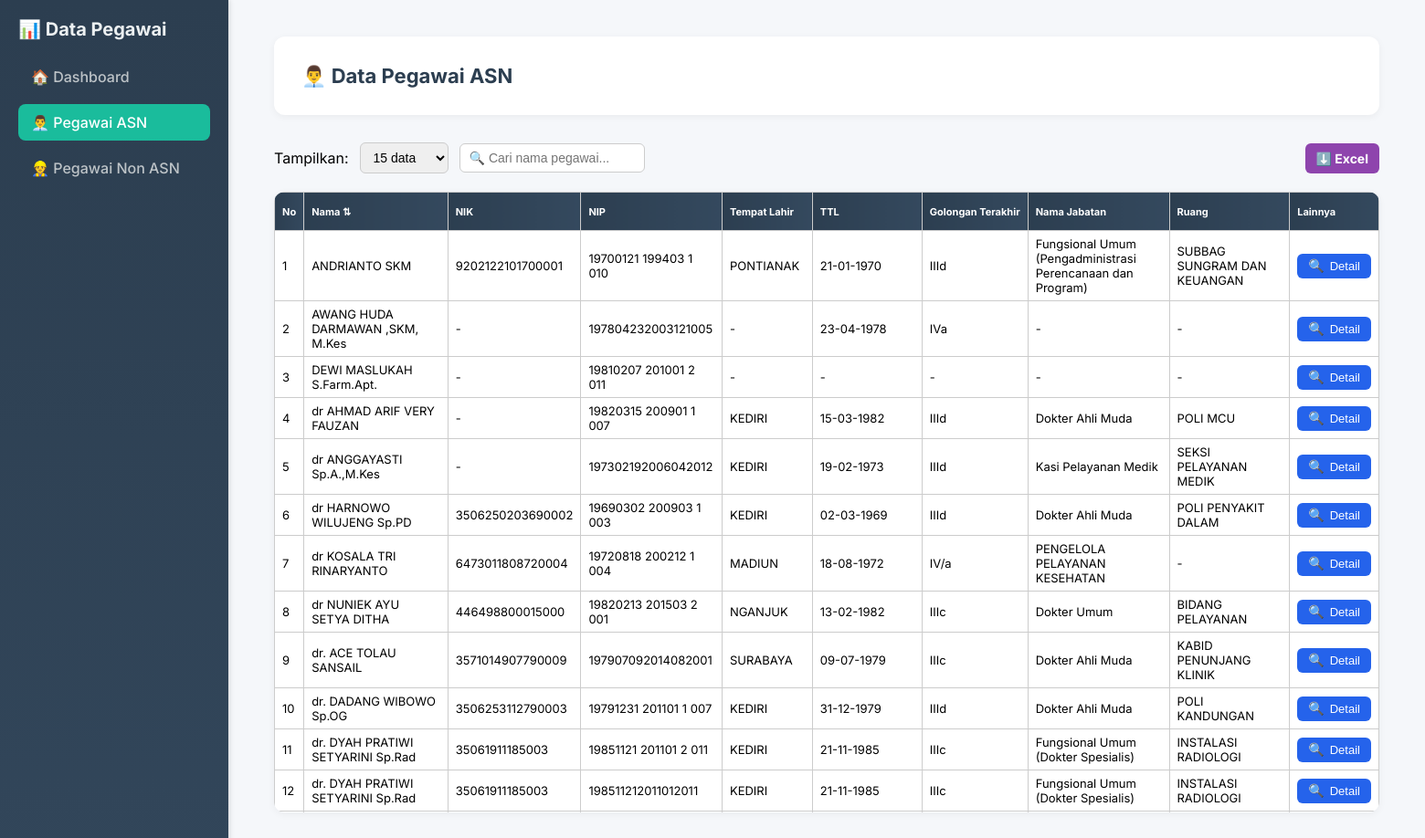
/pages/PegawaiASN/asn.php (signed in), run on the app's committed database.
### tables this page shows
CREATE TABLE `pegawai_asn` (
  `id` int(11) NOT NULL,
  `nama` varchar(100) DEFAULT NULL,
  `nip` varchar(30) DEFAULT NULL,
  `nik` varchar(30) DEFAULT NULL,
  `npwp` varchar(30) DEFAULT NULL,
  `tempat_lahir` varchar(50) DEFAULT NULL,
  `ttl` date DEFAULT NULL,
  `tmt_cpns` date DEFAULT NULL,
  `gol_terakhir` varchar(10) DEFAULT NULL,
  `tmt_gol_terakhir` date DEFAULT NULL,
  `jabatan` varchar(100) DEFAULT NULL,
  `ak_terakhir` varchar(50) DEFAULT NULL,
  `tmt_jabatan` date DEFAULT NULL,
  `tmt_masuk` date DEFAULT NULL,
  `eselon` varchar(10) DEFAULT NULL,
  `masa_kerja_kp_thn` int(11) DEFAULT NULL,
  `masa_kerja_kp_bln` int(11) DEFAULT NULL,
  `masa_kerja_pns_thn` int(11) DEFAULT NULL,
  `masa_kerja_pns_bln` int(11) DEFAULT NULL,
  `masa_kerja_gol_thn` int(11) DEFAULT NULL,
  `masa_kerja_gol_bln` int(11) DEFAULT NULL,
  `rencana_kgb` date DEFAULT NULL,
  `kp` varchar(50) DEFAULT NULL,
  `usia_thn` int(11) DEFAULT NULL,
  `usia_bln` int(11) DEFAULT NULL,
  `tahun_lahir` year(4) DEFAULT NULL,
  `tmt_pensiun` int(11) DEFAULT NULL,
  `bidang` varchar(100) DEFAULT NULL,
  `seksi` varchar(100) DEFAULT NULL,
  `ruang` varchar(50) DEFAULT NULL,
  `diklat` text DEFAULT NULL,
  `pendidikan_terakhir` varchar(100) DEFAULT NULL,
  `program_studi_pendidikan` varchar(100) DEFAULT NULL,
  `tahun_pendidikan` varchar(4) DEFAULT NULL,
  `universitas` varchar(100) DEFAULT NULL,
  `agama` varchar(50) DEFAULT NULL,
  `status` varchar(50) DEFAULT NULL,
  `nama_suami_istri` varchar(100) DEFAULT NULL,
  `no_akte` varchar(50) DEFAULT NULL,
  `tgl_akta_nikah` date DEFAULT NULL,
  `anak` text DEFAULT NULL,
  `str` varchar(50) DEFAULT NULL,
  `tgl_str` date DEFAULT NULL,
  `masa_berlaku` date DEFAULT NULL,
  `sip` varchar(50) DEFAULT NULL,
  `tgl_sip` date DEFAULT NULL,
  `alamat` text DEFAULT NULL,
  `no_telp` varchar(20) DEFAULT NULL,
  `email` varchar(100) DEFAULT NULL,
  `kontak_darurat` varchar(100) DEFAULT NULL,
  `telp_darurat` varchar(20) DEFAULT NULL,
  `jenis_kelamin` enum('Laki-laki','Perempuan') DEFAULT NULL,
  `keterangan` text DEFAULT NULL,
  `foto` varchar(255) DEFAULT NULL
);

### pages/PegawaiASN/asn.php (the view, shortened to what this page needs)
<?php
include '../../config/db.php';
?>
<!DOCTYPE html>
<html lang="id">
<head>
</head>
<body>
  <div class="sidebar">
    <h3>📊 Data Pegawai</h3>
    <a href="../dashboard.php" class="<?= basename($_SERVER['PHP_SELF']) == '../dashboard.php' ? 'active' : '' ?>">🏠 Dashboard</a>
    <a href="asn.php" class="<?= basename($_SERVER['PHP_SELF']) == 'asn.php' ? 'active' : '' ?>">👨‍💼 Pegawai ASN</a>
    <a href="../PegawaiNonASN/nonasn.php" class="<?= basename($_SERVER['PHP_SELF']) == '../PegawaiNonASN/nonasn.php' ? 'active' : '' ?>">👷 Pegawai Non ASN</a>
  </div>
  <div class="main-content">
    <div class="header-box">
      <h2 class="page-title">👨‍💼 Data Pegawai ASN</h2>
    </div>
    <div class="filter-bar">
      <div class="filter-left">
        <label for="limit">Tampilkan:</label>
        <select id="limit" onchange="applyFilter()">
          <option value="15" selected>15 data</option>
        </select>
        <input type="text" id="search" placeholder="🔍 Cari nama pegawai..." onkeyup="applyFilter()">
      </div>
      <div class="button-group">
        <a href="export_excel.php" class="btn-blue" target="_blank">⬇️ Excel</a>
      </div>
    </div>
    <div class="table-scroll">
      <table id="pegawaiTable">
        <thead>
          <tr>
            <th>No</th>
            <th onclick="sortTable()" style="cursor:pointer;">Nama <span id="sort-icon">⇅</span></th>
            <th>NIK</th>
            <th>NIP</th>
            <th>Tempat Lahir</th>
            <th>TTL</th>
            <th>Golongan Terakhir</th>
            <th>Nama Jabatan</th>
            <th>Ruang</th>
            <th>Lainnya</th>
          </tr>
        </thead>
        <tbody>
          <?php
          $no = 1;
          $query = mysqli_query($koneksi, "SELECT * FROM pegawai_asn ORDER BY nama ASC");
          while ($row = mysqli_fetch_assoc($query)) :
          ?>
            <tr>
              <td><?= $no++; ?></td>
              <td><?= htmlspecialchars($row['nama']); ?></td>
              <td><?= htmlspecialchars($row['nik'] ?? '-'); ?></td>
              <td><?= htmlspecialchars($row['nip'] ?? '-'); ?></td>
              <td><?= htmlspecialchars($row['tempat_lahir'] ?? '-'); ?></td>
              <td><?= $row['ttl'] ? date('d-m-Y', strtotime($row['ttl'])) : '-'; ?></td>
              <td><?= htmlspecialchars($row['gol_terakhir'] ?? '-'); ?></td>
              <td><?= htmlspecialchars($row['jabatan'] ?? '-'); ?></td>
              <td><?= htmlspecialchars($row['ruang'] ?? '-'); ?></td>
              <td>
                <button class="btn-detail" onclick="openModal(<?= $row['id']; ?>)">
                  <span class="icon">🔍</span>
                  <span>Detail</span>
                </button>
              </td>
            </tr>
          <?php endwhile; ?>
        </tbody>
      </table>
    </div>
  </div>
</body>
</html>

### data on the page
pegawai_asn: nama "ANDRIANTO SKM", nik "9202122101700001", nip "19700121 199403 1 010", tempat_lahir "PONTIANAK", ttl "21-01-1970", gol_terakhir "IIId", jabatan "Fungsional Umum (Pengadministrasi Perencanaan dan Program)", ruang "SUBBAG SUNGRAM DAN KEUANGAN"
pegawai_asn: nama "AWANG HUDA DARMAWAN ,SKM, M.Kes", nik "-", nip "197804232003121005", tempat_lahir "-", ttl "23-04-1978", gol_terakhir "IVa", jabatan "-", ruang "-"
pegawai_asn: nama "DEWI MASLUKAH S.Farm.Apt.", nik "-", nip "19810207 201001 2 011", tempat_lahir "-", gol_terakhir "-", jabatan "-", ruang "-"
pegawai_asn: nama "dr AHMAD ARIF VERY FAUZAN", nik "-", nip "19820315 200901 1 007", tempat_lahir "KEDIRI", ttl "15-03-1982", gol_terakhir "IIId", jabatan "Dokter Ahli Muda", ruang "POLI MCU"
pegawai_asn: nama "dr ANGGAYASTI Sp.A.,M.Kes", nik "-", nip "197302192006042012", tempat_lahir "KEDIRI", ttl "19-02-1973", gol_terakhir "IIId", jabatan "Kasi Pelayanan Medik", ruang "SEKSI PELAYANAN MEDIK"
pegawai_asn: nama "dr HARNOWO WILUJENG Sp.PD", nik "3506250203690002", nip "19690302 200903 1 003", tempat_lahir "KEDIRI", ttl "02-03-1969", gol_terakhir "IIId", jabatan "Dokter Ahli Muda", ruang "POLI PENYAKIT DALAM"
pegawai_asn: nama "dr KOSALA TRI RINARYANTO", nik "6473011808720004", nip "19720818 200212 1 004", tempat_lahir "MADIUN", ttl "18-08-1972", gol_terakhir "IV/a", jabatan "PENGELOLA PELAYANAN KESEHATAN", ruang "-"
pegawai_asn: nama "dr NUNIEK AYU SETYA DITHA", nik "446498800015000", nip "19820213 201503 2 001", tempat_lahir "NGANJUK", ttl "13-02-1982", gol_terakhir "IIIc", jabatan "Dokter Umum", ruang "BIDANG PELAYANAN"
pegawai_asn: nama "dr. ACE TOLAU SANSAIL", nik "3571014907790009", nip "197907092014082001", tempat_lahir "SURABAYA", ttl "09-07-1979", gol_terakhir "IIIc", jabatan "Dokter Ahli Muda", ruang "KABID PENUNJANG KLINIK"
pegawai_asn: nama "dr. DADANG WIBOWO Sp.OG", nik "3506253112790003", nip "19791231 201101 1 007", tempat_lahir "KEDIRI", ttl "31-12-1979", gol_terakhir "IIId", jabatan "Dokter Ahli Muda", ruang "POLI KANDUNGAN"
pegawai_asn: nama "dr. DYAH PRATIWI SETYARINI Sp.Rad", nik "35061911185003", nip "19851121 201101 2 011", tempat_lahir "KEDIRI", ttl "21-11-1985", gol_terakhir "IIIc", jabatan "Fungsional Umum (Dokter Spesialis)", ruang "INSTALASI RADIOLOGI"
pegawai_asn: nama "dr. DYAH PRATIWI SETYARINI Sp.Rad", nik "35061911185003", nip "198511212011012011", tempat_lahir "KEDIRI", ttl "21-11-1985", gol_terakhir "IIIc", jabatan "Fungsional Umum (Dokter Spesialis)", ruang "INSTALASI RADIOLOGI"
